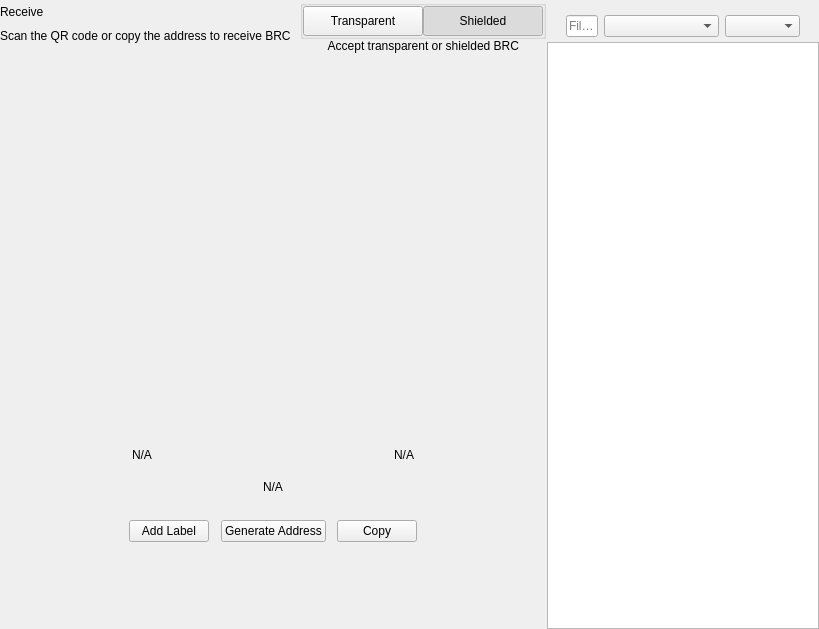
<?xml version="1.0" encoding="UTF-8"?>
<ui version="4.0">
 <class>ReceiveWidget</class>
 <widget class="QWidget" name="ReceiveWidget">
  <property name="geometry">
   <rect>
    <x>0</x>
    <y>0</y>
    <width>819</width>
    <height>629</height>
   </rect>
  </property>
  <property name="minimumSize">
   <size>
    <width>0</width>
    <height>0</height>
   </size>
  </property>
  <property name="windowTitle">
   <string notr="true">N/A</string>
  </property>
  <layout class="QHBoxLayout" name="horizontalLayout_2" stretch="2,1">
   <property name="spacing">
    <number>0</number>
   </property>
   <property name="leftMargin">
    <number>0</number>
   </property>
   <property name="topMargin">
    <number>0</number>
   </property>
   <property name="rightMargin">
    <number>0</number>
   </property>
   <property name="bottomMargin">
    <number>0</number>
   </property>
   <item>
    <widget class="QWidget" name="left" native="true">
     <layout class="QVBoxLayout" name="verticalLayout_3">
      <property name="leftMargin">
       <number>0</number>
      </property>
      <property name="topMargin">
       <number>0</number>
      </property>
      <property name="rightMargin">
       <number>0</number>
      </property>
      <property name="bottomMargin">
       <number>0</number>
      </property>
      <item>
       <layout class="QVBoxLayout" name="verticalLayout_2">
        <property name="spacing">
         <number>0</number>
        </property>
        <property name="leftMargin">
         <number>0</number>
        </property>
        <item>
         <layout class="QHBoxLayout" name="horizontalLayout_3">
          <property name="spacing">
           <number>0</number>
          </property>
          <item>
           <layout class="QVBoxLayout" name="verticalLayout_4">
            <property name="spacing">
             <number>5</number>
            </property>
            <item>
             <widget class="QLabel" name="labelTitle">
              <property name="text">
               <string>Receive</string>
              </property>
             </widget>
            </item>
            <item alignment="Qt::AlignTop">
             <widget class="QLabel" name="labelSubtitle1">
              <property name="text">
               <string>Scan the QR code or copy the address to receive BRC</string>
              </property>
             </widget>
            </item>
           </layout>
          </item>
          <item>
           <spacer name="horizontalSpacer">
            <property name="orientation">
             <enum>Qt::Horizontal</enum>
            </property>
            <property name="sizeHint" stdset="0">
             <size>
              <width>40</width>
              <height>20</height>
             </size>
            </property>
           </spacer>
          </item>
          <item>
           <widget class="QWidget" name="containerViewPrivacyChecks" native="true">
            <layout class="QVBoxLayout" name="containerPrivacyChecks">
             <property name="spacing">
              <number>0</number>
             </property>
             <property name="leftMargin">
              <number>0</number>
             </property>
             <property name="topMargin">
              <number>0</number>
             </property>
             <property name="rightMargin">
              <number>0</number>
             </property>
             <property name="bottomMargin">
              <number>0</number>
             </property>
             <item alignment="Qt::AlignHCenter|Qt::AlignVCenter">
              <widget class="QGroupBox" name="groupBox">
               <property name="title">
                <string/>
               </property>
               <layout class="QHBoxLayout" name="horizontalLayout_2_1">
                <property name="spacing">
                 <number>0</number>
                </property>
                <property name="leftMargin">
                 <number>0</number>
                </property>
                <property name="topMargin">
                 <number>0</number>
                </property>
                <property name="rightMargin">
                 <number>0</number>
                </property>
                <property name="bottomMargin">
                 <number>0</number>
                </property>
                <item>
                 <widget class="QPushButton" name="pushLeft">
                  <property name="minimumSize">
                   <size>
                    <width>120</width>
                    <height>30</height>
                   </size>
                  </property>
                  <property name="maximumSize">
                   <size>
                    <width>120</width>
                    <height>30</height>
                   </size>
                  </property>
                  <property name="focusPolicy">
                   <enum>Qt::NoFocus</enum>
                  </property>
                  <property name="text">
                   <string>Transparent</string>
                  </property>
                  <property name="checkable">
                   <bool>true</bool>
                  </property>
                  <property name="autoExclusive">
                   <bool>true</bool>
                  </property>
                 </widget>
                </item>
                <item>
                 <widget class="QPushButton" name="pushRight">
                  <property name="minimumSize">
                   <size>
                    <width>120</width>
                    <height>30</height>
                   </size>
                  </property>
                  <property name="maximumSize">
                   <size>
                    <width>120</width>
                    <height>30</height>
                   </size>
                  </property>
                  <property name="focusPolicy">
                   <enum>Qt::NoFocus</enum>
                  </property>
                  <property name="text">
                   <string>Shielded</string>
                  </property>
                  <property name="checkable">
                   <bool>true</bool>
                  </property>
                  <property name="checked">
                   <bool>true</bool>
                  </property>
                  <property name="autoExclusive">
                   <bool>true</bool>
                  </property>
                 </widget>
                </item>
               </layout>
              </widget>
             </item>
             <item alignment="Qt::AlignHCenter|Qt::AlignTop">
              <widget class="QLabel" name="labelSubtitle2">
               <property name="text">
                <string>Accept transparent or shielded BRC</string>
               </property>
               <property name="alignment">
                <set>Qt::AlignRight|Qt::AlignTrailing|Qt::AlignVCenter</set>
               </property>
              </widget>
             </item>
            </layout>
           </widget>
          </item>
         </layout>
        </item>
        <item>
         <spacer name="verticalSpacer_2">
          <property name="orientation">
           <enum>Qt::Vertical</enum>
          </property>
          <property name="sizeType">
           <enum>QSizePolicy::Expanding</enum>
          </property>
          <property name="sizeHint" stdset="0">
           <size>
            <width>20</width>
            <height>50</height>
           </size>
          </property>
         </spacer>
        </item>
        <item alignment="Qt::AlignHCenter">
         <widget class="QWidget" name="layoutQR" native="true">
          <property name="maximumSize">
           <size>
            <width>510</width>
            <height>16777215</height>
           </size>
          </property>
          <layout class="QVBoxLayout" name="verticalLayoutQr">
           <item>
            <spacer name="verticalSpacer11">
             <property name="orientation">
              <enum>Qt::Vertical</enum>
             </property>
             <property name="sizeType">
              <enum>QSizePolicy::Fixed</enum>
             </property>
             <property name="sizeHint" stdset="0">
              <size>
               <width>20</width>
               <height>20</height>
              </size>
             </property>
            </spacer>
           </item>
           <item alignment="Qt::AlignHCenter">
            <widget class="QLabel" name="labelQrImg">
             <property name="minimumSize">
              <size>
               <width>260</width>
               <height>260</height>
              </size>
             </property>
             <property name="maximumSize">
              <size>
               <width>260</width>
               <height>260</height>
              </size>
             </property>
             <property name="text">
              <string/>
             </property>
             <property name="alignment">
              <set>Qt::AlignCenter</set>
             </property>
            </widget>
           </item>
           <item>
            <spacer name="verticalSpacer_21">
             <property name="orientation">
              <enum>Qt::Vertical</enum>
             </property>
             <property name="sizeType">
              <enum>QSizePolicy::Fixed</enum>
             </property>
             <property name="sizeHint" stdset="0">
              <size>
               <width>20</width>
               <height>30</height>
              </size>
             </property>
            </spacer>
           </item>
           <item>
            <widget class="QWidget" name="widget" native="true">
             <property name="minimumSize">
              <size>
               <width>0</width>
               <height>0</height>
              </size>
             </property>
             <layout class="QHBoxLayout" name="horizontalLayout_5">
              <item>
               <widget class="QLabel" name="labelLabel">
                <property name="text">
                 <string notr="true">N/A</string>
                </property>
               </widget>
              </item>
              <item>
               <spacer name="horizontalSpacer_2">
                <property name="orientation">
                 <enum>Qt::Horizontal</enum>
                </property>
                <property name="sizeHint" stdset="0">
                 <size>
                  <width>141</width>
                  <height>20</height>
                 </size>
                </property>
               </spacer>
              </item>
              <item>
               <widget class="QLabel" name="labelDate">
                <property name="text">
                 <string notr="true">N/A</string>
                </property>
                <property name="alignment">
                 <set>Qt::AlignRight|Qt::AlignTrailing|Qt::AlignVCenter</set>
                </property>
               </widget>
              </item>
             </layout>
            </widget>
           </item>
           <item>
            <widget class="QLabel" name="labelAddress">
             <property name="sizePolicy">
              <sizepolicy hsizetype="Expanding" vsizetype="Preferred">
               <horstretch>0</horstretch>
               <verstretch>0</verstretch>
              </sizepolicy>
             </property>
             <property name="minimumSize">
              <size>
               <width>300</width>
               <height>0</height>
              </size>
             </property>
             <property name="text">
              <string notr="true">N/A</string>
             </property>
             <property name="alignment">
              <set>Qt::AlignCenter</set>
             </property>
            </widget>
           </item>
           <item>
            <spacer name="verticalSpacer_4">
             <property name="orientation">
              <enum>Qt::Vertical</enum>
             </property>
             <property name="sizeType">
              <enum>QSizePolicy::Fixed</enum>
             </property>
             <property name="sizeHint" stdset="0">
              <size>
               <width>20</width>
               <height>20</height>
              </size>
             </property>
            </spacer>
           </item>
           <item>
            <layout class="QHBoxLayout" name="horizontalLayout_4">
             <item alignment="Qt::AlignHCenter">
              <widget class="QPushButton" name="pushButtonLabel">
               <property name="focusPolicy">
                <enum>Qt::NoFocus</enum>
               </property>
               <property name="text">
                <string>Add Label</string>
               </property>
              </widget>
             </item>
             <item alignment="Qt::AlignHCenter">
              <widget class="QPushButton" name="pushButtonNewAddress">
               <property name="focusPolicy">
                <enum>Qt::NoFocus</enum>
               </property>
               <property name="text">
                <string>Generate Address</string>
               </property>
              </widget>
             </item>
             <item alignment="Qt::AlignHCenter">
              <widget class="QPushButton" name="pushButtonCopy">
               <property name="focusPolicy">
                <enum>Qt::NoFocus</enum>
               </property>
               <property name="text">
                <string>Copy</string>
               </property>
              </widget>
             </item>
            </layout>
           </item>
           <item>
            <spacer name="verticalSpacer_3">
             <property name="orientation">
              <enum>Qt::Vertical</enum>
             </property>
             <property name="sizeType">
              <enum>QSizePolicy::Expanding</enum>
             </property>
             <property name="sizeHint" stdset="0">
              <size>
               <width>20</width>
               <height>20</height>
              </size>
             </property>
            </spacer>
           </item>
          </layout>
         </widget>
        </item>
        <item>
         <spacer name="verticalSpacer">
          <property name="orientation">
           <enum>Qt::Vertical</enum>
          </property>
          <property name="sizeHint" stdset="0">
           <size>
            <width>20</width>
            <height>40</height>
           </size>
          </property>
         </spacer>
        </item>
       </layout>
      </item>
     </layout>
    </widget>
   </item>
   <item>
    <widget class="QWidget" name="right" native="true">
     <layout class="QVBoxLayout" name="verticalLayout_5">
      <property name="spacing">
       <number>0</number>
      </property>
      <property name="leftMargin">
       <number>1</number>
      </property>
      <property name="topMargin">
       <number>0</number>
      </property>
      <property name="rightMargin">
       <number>0</number>
      </property>
      <property name="bottomMargin">
       <number>0</number>
      </property>
      <item>
       <layout class="QVBoxLayout" name="container_right">
        <property name="spacing">
         <number>0</number>
        </property>
        <property name="leftMargin">
         <number>0</number>
        </property>
        <property name="rightMargin">
         <number>0</number>
        </property>
        <item>
         <layout class="QVBoxLayout" name="verticalLayout">
          <property name="spacing">
           <number>6</number>
          </property>
          <property name="leftMargin">
           <number>19</number>
          </property>
          <property name="rightMargin">
           <number>19</number>
          </property>
          <item>
           <widget class="OptionButton" name="btnRequest" native="true"/>
          </item>
          <item>
           <widget class="OptionButton" name="btnMyAddresses" native="true">
            <property name="sizePolicy">
             <sizepolicy hsizetype="Preferred" vsizetype="Minimum">
              <horstretch>0</horstretch>
              <verstretch>0</verstretch>
             </sizepolicy>
            </property>
           </widget>
          </item>
         </layout>
        </item>
        <item>
         <widget class="QWidget" name="sortWidget" native="true">
          <layout class="QHBoxLayout" name="horizontalLayout_6">
           <property name="leftMargin">
            <number>19</number>
           </property>
           <property name="rightMargin">
            <number>19</number>
           </property>
           <property name="bottomMargin">
            <number>5</number>
           </property>
           <item>
            <widget class="QLineEdit" name="lineEditFilter">
             <property name="sizePolicy">
              <sizepolicy hsizetype="Expanding" vsizetype="Fixed">
               <horstretch>0</horstretch>
               <verstretch>0</verstretch>
              </sizepolicy>
             </property>
             <property name="minimumSize">
              <size>
               <width>0</width>
               <height>0</height>
              </size>
             </property>
             <property name="contextMenuPolicy">
              <enum>Qt::DefaultContextMenu</enum>
             </property>
             <property name="acceptDrops">
              <bool>false</bool>
             </property>
             <property name="maxLength">
              <number>40</number>
             </property>
             <property name="placeholderText">
              <string>Filter</string>
             </property>
            </widget>
           </item>
           <item>
            <spacer name="horizontalSpacer_3">
             <property name="orientation">
              <enum>Qt::Horizontal</enum>
             </property>
             <property name="sizeType">
              <enum>QSizePolicy::Preferred</enum>
             </property>
             <property name="sizeHint" stdset="0">
              <size>
               <width>20</width>
               <height>20</height>
              </size>
             </property>
            </spacer>
           </item>
           <item>
            <widget class="QComboBox" name="comboBoxSort">
             <property name="sizePolicy">
              <sizepolicy hsizetype="Preferred" vsizetype="Fixed">
               <horstretch>0</horstretch>
               <verstretch>0</verstretch>
              </sizepolicy>
             </property>
             <property name="minimumSize">
              <size>
               <width>115</width>
               <height>0</height>
              </size>
             </property>
            </widget>
           </item>
           <item>
            <widget class="QComboBox" name="comboBoxSortOrder">
             <property name="sizePolicy">
              <sizepolicy hsizetype="Preferred" vsizetype="Fixed">
               <horstretch>0</horstretch>
               <verstretch>0</verstretch>
              </sizepolicy>
             </property>
             <property name="minimumSize">
              <size>
               <width>75</width>
               <height>0</height>
              </size>
             </property>
            </widget>
           </item>
          </layout>
          <zorder>comboBoxSort</zorder>
          <zorder>comboBoxSortOrder</zorder>
          <zorder>lineEditFilter</zorder>
         </widget>
        </item>
        <item>
         <widget class="QListView" name="listViewAddress"/>
        </item>
       </layout>
      </item>
     </layout>
    </widget>
   </item>
  </layout>
 </widget>
 <customwidgets>
  <customwidget>
   <class>OptionButton</class>
   <extends>QWidget</extends>
   <header>qt/bitrubcoin/optionbutton.h</header>
   <container>1</container>
  </customwidget>
 </customwidgets>
 <resources/>
 <connections/>
</ui>
